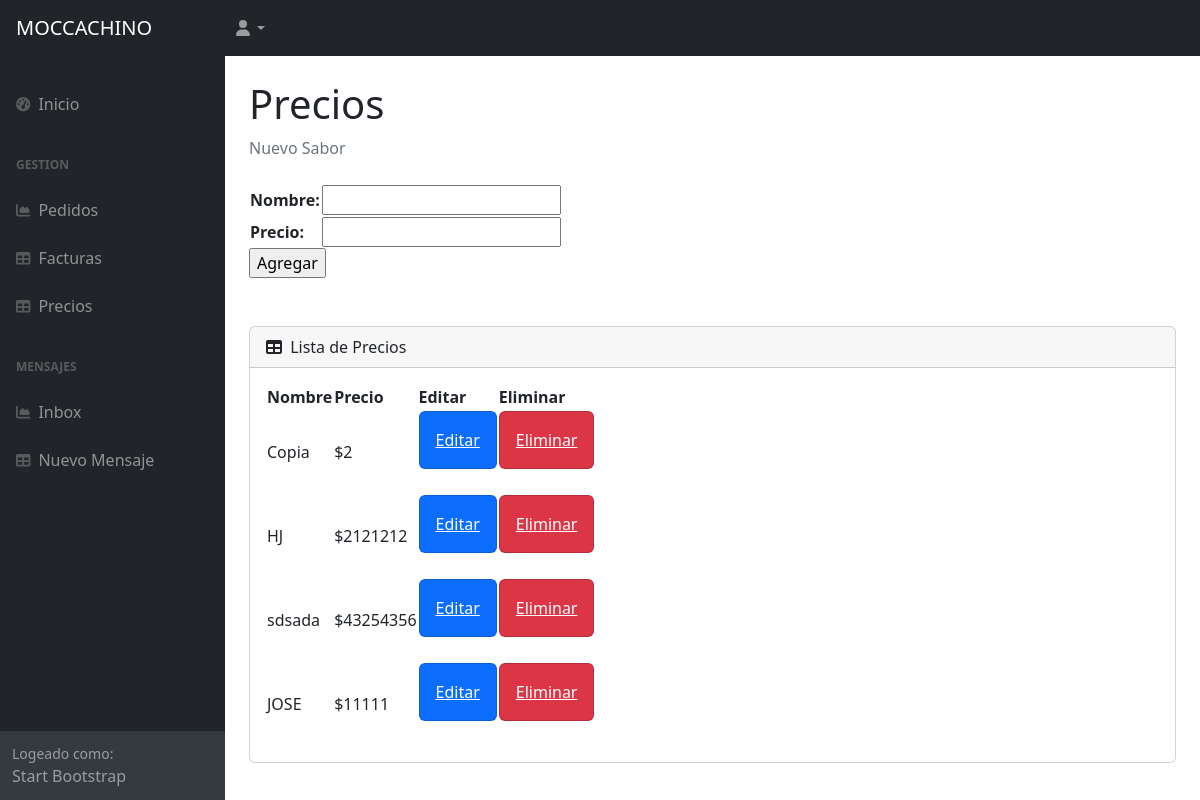
/AppClientes/precios/, run on the app's committed database.
### AppClientes/models.py (models this page shows, shortened)
class Sabores(models.Model):
    nombre=models.CharField(max_length=50)
    precio=models.IntegerField()

### AppClientes/views.py (the view)
# urls.py: path('precios/', precios, name="precios"),
def precios(request):
    if request.method == "POST":
        form = SaboresForm(request.POST)
        if form.is_valid():
            sabor = Sabores()
            sabor.nombre = form.cleaned_data["nombre"]
            sabor.precio = form.cleaned_data["precio"]
            sabor.save()
            form = SaboresForm()
    else:
       form = SaboresForm()
    sabores = Sabores.objects.all()
    context= {"sabores": sabores, "form": form}
    return render(request, ("AppClientes/precios.html"), context)

### AppClientes/forms.py
class SaboresForm(forms.Form):
    nombre=forms.CharField(max_length=50)
    precio=forms.IntegerField()

### AppClientes/templates/AppClientes/precios.html (shortened to what this page needs)
{% extends 'AppClientes/padre.html' %}
{% load static %}
            {% block contenido %}
            <div id="layoutSidenav_content">
                <main>
                    <div class="container-fluid px-4">
                        <h1 class="mt-4">Precios</h1>
                        <ol class="breadcrumb mb-4">
                            <li class="breadcrumb-item active">Nuevo Sabor</li>
                        </ol>
                            <form action="" method="POST">
                                <table>
                                    {{ form.as_table }}
                                </table>
                                    <input type="submit" value="Agregar">
                            </form>
                            <br>
                            <br>
                        <div class="card mb-4">
                            <div class="card-header">
                                <i class="fas fa-table me-1"></i>
                                Lista de Precios
                            </div>
                            <div class="card-body">
                                <table id="datatablesSimple">
                                    <thead>
                                        <tr>
                                            <th>Nombre</th>
                                            <th>Precio</th>
                                            <th>Editar</th>
                                            <th>Eliminar</th>
                                        </tr>
                                    </thead>
                                    <tbody>
                                        {% for sabor in sabores %}
                                        <tr>
                                            <td>{{ sabor.nombre}}</td>
                                            <td>${{ sabor.precio}}</td>
                                            <td><div class="col-xl-auto col-md-1">
                                                <div class="card bg-primary text-white mb-4">
                                                    <a class="card-body" href="{% url 'precioseditar' sabor.id %}">Editar</a>
                                            </div></td>
                                            <td><div class="col-xl-auto col-md-1">
                                                <div class="card bg-danger text-white mb-4">
                                                    <a class="card-body" href="{% url 'preciosborrar' sabor.id %}">Eliminar</a>
                                                </div>
                                            </div></td>
                                        </tr>
                                        {% endfor %}
                                    </tbody>
                                </table>
                            </div>
                        </div>
                    </div>
                </main>
                {% endblock %}

### data on the page
Sabores: nombre "Copia", precio "2"
Sabores: nombre "HJ", precio "2121212"
Sabores: nombre "sdsada", precio "43254356"
Sabores: nombre "JOSE", precio "11111"
